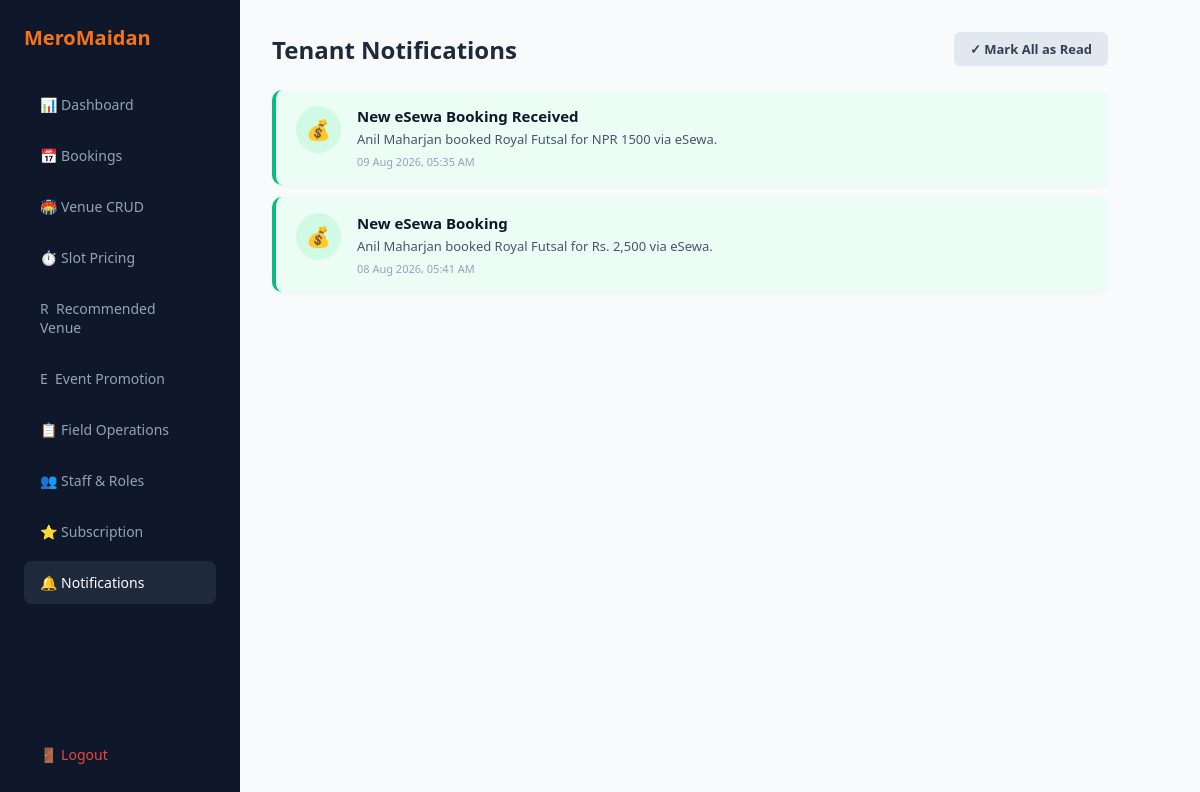
The page /owner/notifications.php (signed in) on the database its author committed.
### tables this page shows
CREATE TABLE `notifications` (
  `id` int(11) NOT NULL AUTO_INCREMENT,
  `user_id` int(11) DEFAULT NULL,
  `role` enum('player','owner','superadmin') NOT NULL,
  `tenant_id` int(11) DEFAULT NULL,
  `title` varchar(255) NOT NULL,
  `message` text NOT NULL,
  `type` enum('booking','payment','system','maintenance') DEFAULT 'booking',
  `is_read` tinyint(1) DEFAULT 0,
  `created_at` timestamp NOT NULL DEFAULT current_timestamp(),
  PRIMARY KEY (`id`)
);

### owner/notifications.php (the view, shortened to what this page needs)
<?php
$db = getDB();
$ownerId = $_SESSION['owner_id'];
$stmt = $db->prepare("SELECT * FROM notifications WHERE tenant_id = ? AND role = 'owner' ORDER BY created_at DESC");
$stmt->execute([$ownerId]);
$notifications = $stmt->fetchAll();
?>
<!DOCTYPE html>
<html lang="en">
<head>
</head>
<body>
<div class="sidebar">
  <h2>MeroMaidan</h2>
  <a href="index.php" class="nav-item">📊 Dashboard</a>
  <a href="bookings.php" class="nav-item">📅 Bookings</a>
  <a href="venue.php" class="nav-item">🏟️ Venue CRUD</a>
  <a href="slots.php" class="nav-item">⏱️ Slot Pricing</a>
  <a href="recommended-promotion.php" class="nav-item">R &nbsp;Recommended Venue</a>
  <a href="event-promotion.php" class="nav-item">E &nbsp;Event Promotion</a>
  <a href="field_ops.php" class="nav-item">📋 Field Operations</a>
  <a href="staff.php" class="nav-item">👥 Staff & Roles</a>
  <a href="subscription.php" class="nav-item">⭐ Subscription</a>
  <a href="notifications.php" class="nav-item active">🔔 Notifications</a>
  <a href="../auth/logout.php" class="nav-item" style="margin-top:auto; color:#ef4444;">🚪 Logout</a>
</div>
<div class="main-content">
  <div class="page-header">
    <h1 class="page-title">Tenant Notifications</h1>
    <form method="post"><input type="hidden" name="csrf_token" value="<?=csrfToken()?>"><input type="hidden" name="action" value="mark_all"><button class="btn-read-all" style="border:0;cursor:pointer">✓ Mark All as Read</button></form>
  </div>
  <div class="notif-list">
    <?php if (empty($notifications)): ?>
      <div style="background:white; padding:40px; text-align:center; border-radius:12px; color:#64748b;">
        🔔 No tenant notifications.
      </div>
    <?php else: ?>
      <?php foreach ($notifications as $n): ?>
        <div class="notif-card <?= $n['is_read'] ? 'read' : 'unread' ?>">
          <div class="notif-icon">
            <?= $n['type'] === 'payment' ? '💰' : ($n['type'] === 'booking' ? '⚽' : '📢') ?>
          </div>
          <div class="notif-body">
            <h4><?= htmlspecialchars($n['title']) ?></h4>
            <p><?= htmlspecialchars($n['message']) ?></p>
            <div class="notif-time"><?= date('d M Y, h:i A', strtotime($n['created_at'])) ?></div>
          </div>
        </div>
      <?php endforeach; ?>
    <?php endif; ?>
  </div>
</div>
</body>
</html>

### owner/notifications.php (style rules this page uses)
* { box-sizing: border-box; margin: 0; padding: 0; font-family: 'Segoe UI', system-ui, sans-serif; }
body { background: #f8fafc; color: #1e293b; display: flex; min-height: 100vh; }
.sidebar { width: 240px; background: #0f172a; color: white; padding: 24px; display: flex; flex-direction: column; gap: 8px; }
.sidebar h2 { font-size: 20px; font-weight: 800; color: #f97316; margin-bottom: 24px; }
.nav-item { padding: 12px 16px; border-radius: 8px; color: #94a3b8; text-decoration: none; font-size: 14px; font-weight: 500; }
.nav-item:hover, .nav-item.active { background: #1e293b; color: white; }
.main-content { flex: 1; padding: 32px; max-width: 900px; }
.page-header { display: flex; justify-content: space-between; align-items: center; margin-bottom: 24px; }
.page-title { font-size: 24px; font-weight: 800; }
.btn-read-all { background: #e2e8f0; color: #334155; padding: 8px 16px; border-radius: 6px; text-decoration: none; font-size: 13px; font-weight: 600; }
.notif-list { display: flex; flex-direction: column; gap: 12px; }
.notif-card { background: white; border-radius: 10px; padding: 16px 20px; border-left: 4px solid #10b981; box-shadow: 0 2px 5px rgba(0,0,0,0.03); display: flex; gap: 16px; align-items: flex-start; }
.notif-card.unread { background: #ecfdf5; border-left-color: #10b981; }
.notif-icon { font-size: 20px; background: #d1fae5; padding: 10px; border-radius: 50%; }
.notif-body h4 { font-size: 15px; color: #0f172a; margin-bottom: 4px; }
.notif-body p { font-size: 13px; color: #475569; line-height: 1.4; }
.notif-time { font-size: 11px; color: #94a3b8; margin-top: 6px; }

### rows shown on the page
notifications: title "New eSewa Booking Received", message "Anil Maharjan booked Royal Futsal for NPR 1500 via eSewa.", created_at "09 Aug 2026, 05:35 AM"
notifications: title "New eSewa Booking", message "Anil Maharjan booked Royal Futsal for Rs. 2,500 via eSewa.", created_at "08 Aug 2026, 05:41 AM"
